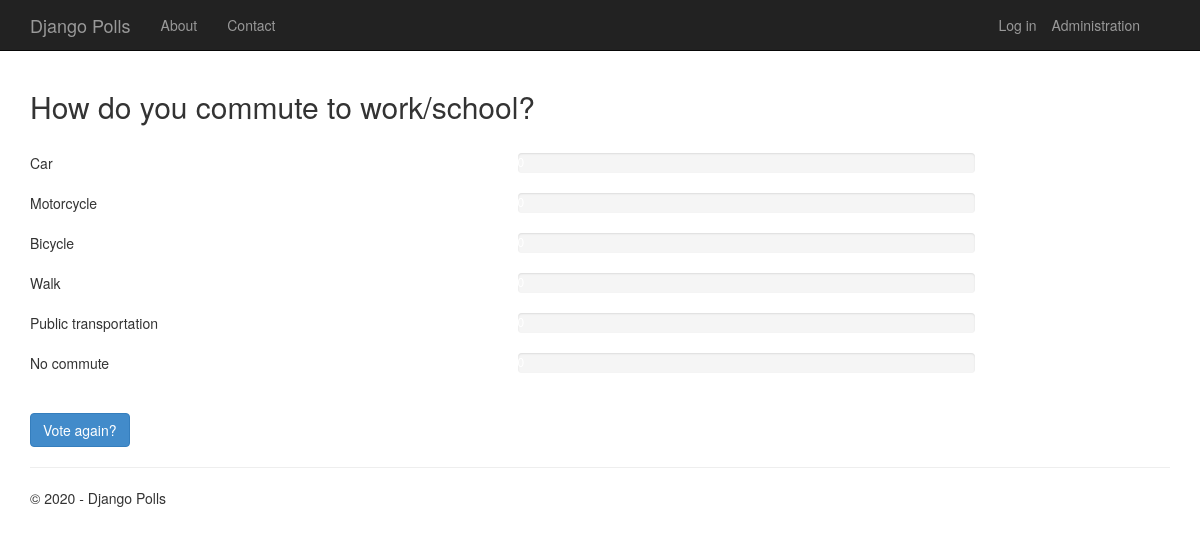
Page /2/results/ on the earlier database version.
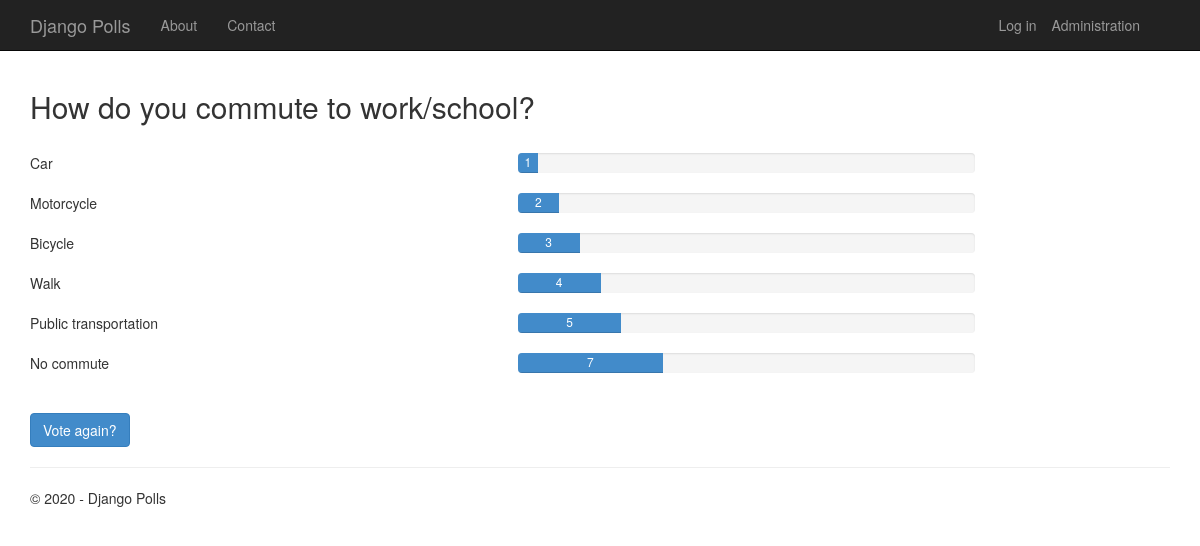
Same page on the later database version.
### app/models.py (models this page shows, shortened)
class Poll(models.Model):
    text = models.CharField(max_length=200)
    pub_date = models.DateTimeField('date published')
    author = models.CharField(max_length=100, blank=True)
    def total_votes(self):
        return self.choice_set.aggregate(Sum('votes'))['votes__sum']

class Choice(models.Model):
    poll = models.ForeignKey(Poll, on_delete=models.CASCADE)
    text = models.CharField(max_length=200)
    votes = models.IntegerField(default=0)
    def votes_percentage(self):
        total=self.poll.total_votes()
        return self.votes / float(total) * 100 if total > 0 else 0

### app/views.py (the view)
class PollResultsView(DetailView):      #DetailView から派生している
    model = Poll
    def get_context_data(self, **kwargs):
        context = super(PollResultsView, self).get_context_data(**kwargs)
        context['title'] = 'Results'
        context['year'] = datetime.now().year
        return context

### app/templates/app/results.html
﻿{% extends "app/layout.html" %}
{% block content %}
<h2>{{ poll.text }}</h2>
<br />
{% for choice in poll.choice_set.all %}
<div class="row">
    <div class="col-sm-5">{{choice.text}}</div>
    <div class="col-sm-5">
        <div class="progress">
            <div class="progress-bar" role="progressbar" aria-valuenow="{{choice.votes}}" aria-valuemin="0" aria-valuemax="{{poll.total_votes}}" style="width: {{choice.votes_percentage}}%;">
                {{choice.votes}}
            </div>
        </div>
    </div>
</div>
{% endfor %}
<br />
<a class="btn btn-primary" href="{% url 'app:detail' poll.id %}">Vote again?</a>
{% endblock %}

### app/templates/app/layout.html (shortened to what this page needs)
﻿<!DOCTYPE html>
<html>
<head>
    {% load staticfiles %}
    <link rel="stylesheet" type="text/css" href="{% static 'app/content/bootstrap.min.css' %}" />
    <link rel="stylesheet" type="text/css" href="{% static 'app/content/site.css' %}" />
</head>
<body>
    <div class="navbar navbar-inverse navbar-fixed-top">
        <div class="container">
            <div class="navbar-header">
                <a href="/" class="navbar-brand">Django Polls</a>
            </div>
            <div class="navbar-collapse collapse">
                <ul class="nav navbar-nav">
                    <li><a href="{% url 'about' %}">About</a></li>
                    <li><a href="{% url 'contact' %}">Contact</a></li>
                </ul>
                {% include 'app/loginpartial.html' %}
            </div>
        </div>
    </div>
    <div class="container body-content">
{% block content %}{% endblock %}
        <hr/>
        <footer>
            <p>&copy; {{ year }} - Django Polls</p>
        </footer>
    </div>
</body>
</html>

### app/templates/app/loginpartial.html
﻿<ul class="nav navbar-nav navbar-right">
    <li><a href="/admin">Administration</a></li>
</ul>
{% if user.is_authenticated %}
<form id="logoutForm" action="/logout/" method="post" class="navbar-right">
    {% csrf_token %}
    <ul class="nav navbar-nav navbar-right">
        <li><span class="navbar-brand">Hello {{ user.username }}!</span></li>
        <li><a href="javascript:document.getElementById('logoutForm').submit()">Log off</a></li>
    </ul>
</form>
{% else %}
<ul class="nav navbar-nav navbar-right">
    <li><a href="{% url 'login' %}">Log in</a></li>
</ul>
{% endif %}

### app/static/app/content/site.css (style rules this page uses)
body { padding-top: 50px; padding-bottom: 20px; }
.body-content { padding-left: 15px; padding-right: 15px; }

Differences in the rows shown:
changed Choice "Car": votes (not shown) → "1"
changed Choice "Motorcycle": votes (not shown) → "2"
changed Choice "Bicycle": votes (not shown) → "3"
changed Choice "Walk": votes (not shown) → "4"
changed Choice "Public transportation": votes (not shown) → "5"
changed Choice "No commute": votes (not shown) → "7"
